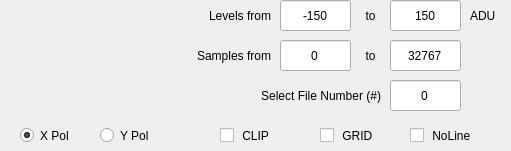
    <widget class="QWidget" name="ctrl_raw" native="true">
     <property name="geometry">
      <rect>
       <x>630</x>
       <y>10</y>
       <width>511</width>
       <height>151</height>
      </rect>
     </property>
     <widget class="QLabel" name="qlabel_level_from_2">
      <property name="geometry">
       <rect>
        <x>180</x>
        <y>0</y>
        <width>91</width>
        <height>31</height>
       </rect>
      </property>
      <property name="text">
       <string>Levels from</string>
      </property>
      <property name="alignment">
       <set>Qt::AlignRight|Qt::AlignTrailing|Qt::AlignVCenter</set>
      </property>
     </widget>
     <widget class="QLineEdit" name="qline_raw_min">
      <property name="geometry">
       <rect>
        <x>280</x>
        <y>0</y>
        <width>71</width>
        <height>31</height>
       </rect>
      </property>
      <property name="text">
       <string>-150</string>
      </property>
      <property name="alignment">
       <set>Qt::AlignCenter</set>
      </property>
     </widget>
     <widget class="QLabel" name="qlabel_level_to_2">
      <property name="geometry">
       <rect>
        <x>350</x>
        <y>0</y>
        <width>41</width>
        <height>31</height>
       </rect>
      </property>
      <property name="text">
       <string>to</string>
      </property>
      <property name="alignment">
       <set>Qt::AlignCenter</set>
      </property>
     </widget>
     <widget class="QLineEdit" name="qline_raw_max">
      <property name="geometry">
       <rect>
        <x>390</x>
        <y>0</y>
        <width>71</width>
        <height>31</height>
       </rect>
      </property>
      <property name="text">
       <string>150</string>
      </property>
      <property name="alignment">
       <set>Qt::AlignCenter</set>
      </property>
     </widget>
     <widget class="QCheckBox" name="qcheck_raw_noline">
      <property name="geometry">
       <rect>
        <x>410</x>
        <y>120</y>
        <width>71</width>
        <height>31</height>
       </rect>
      </property>
      <property name="text">
       <string> NoLine</string>
      </property>
      <property name="checked">
       <bool>false</bool>
      </property>
     </widget>
     <widget class="QCheckBox" name="qcheck_raw_grid">
      <property name="enabled">
       <bool>true</bool>
      </property>
      <property name="geometry">
       <rect>
        <x>320</x>
        <y>120</y>
        <width>61</width>
        <height>31</height>
       </rect>
      </property>
      <property name="text">
       <string> GRID</string>
      </property>
      <property name="checked">
       <bool>false</bool>
      </property>
     </widget>
     <widget class="QRadioButton" name="qradio_raw_x">
      <property name="geometry">
       <rect>
        <x>20</x>
        <y>120</y>
        <width>61</width>
        <height>31</height>
       </rect>
      </property>
      <property name="text">
       <string>X Pol</string>
      </property>
      <property name="checked">
       <bool>true</bool>
      </property>
     </widget>
     <widget class="QRadioButton" name="qradio_raw_y">
      <property name="geometry">
       <rect>
        <x>100</x>
        <y>120</y>
        <width>61</width>
        <height>31</height>
       </rect>
      </property>
      <property name="text">
       <string>Y Pol</string>
      </property>
      <property name="checked">
       <bool>false</bool>
      </property>
     </widget>
     <widget class="QLabel" name="qlabel_level_unit_2">
      <property name="geometry">
       <rect>
        <x>470</x>
        <y>0</y>
        <width>41</width>
        <height>31</height>
       </rect>
      </property>
      <property name="layoutDirection">
       <enum>Qt::LeftToRight</enum>
      </property>
      <property name="text">
       <string>ADU</string>
      </property>
      <property name="alignment">
       <set>Qt::AlignLeading|Qt::AlignLeft|Qt::AlignVCenter</set>
      </property>
     </widget>
     <widget class="QLineEdit" name="qline_raw_stop">
      <property name="geometry">
       <rect>
        <x>390</x>
        <y>40</y>
        <width>71</width>
        <height>31</height>
       </rect>
      </property>
      <property name="text">
       <string>32767</string>
      </property>
      <property name="alignment">
       <set>Qt::AlignCenter</set>
      </property>
     </widget>
     <widget class="QLineEdit" name="qline_raw_start">
      <property name="geometry">
       <rect>
        <x>280</x>
        <y>40</y>
        <width>71</width>
        <height>31</height>
       </rect>
      </property>
      <property name="text">
       <string>0</string>
      </property>
      <property name="alignment">
       <set>Qt::AlignCenter</set>
      </property>
     </widget>
     <widget class="QLabel" name="qlabel_sample_from_3">
      <property name="geometry">
       <rect>
        <x>170</x>
        <y>40</y>
        <width>101</width>
        <height>31</height>
       </rect>
      </property>
      <property name="text">
       <string>Samples from</string>
      </property>
      <property name="alignment">
       <set>Qt::AlignRight|Qt::AlignTrailing|Qt::AlignVCenter</set>
      </property>
     </widget>
     <widget class="QLabel" name="qlabel_sample_to_4">
      <property name="geometry">
       <rect>
        <x>350</x>
        <y>40</y>
        <width>41</width>
        <height>31</height>
       </rect>
      </property>
      <property name="text">
       <string>to</string>
      </property>
      <property name="alignment">
       <set>Qt::AlignCenter</set>
      </property>
     </widget>
     <widget class="QCheckBox" name="qcheck_raw_clip">
      <property name="enabled">
       <bool>true</bool>
      </property>
      <property name="geometry">
       <rect>
        <x>220</x>
        <y>120</y>
        <width>61</width>
        <height>31</height>
       </rect>
      </property>
      <property name="text">
       <string> CLIP</string>
      </property>
      <property name="checked">
       <bool>false</bool>
      </property>
     </widget>
     <widget class="QLabel" name="qlabel_raw_filenum">
      <property name="geometry">
       <rect>
        <x>130</x>
        <y>80</y>
        <width>251</width>
        <height>31</height>
       </rect>
      </property>
      <property name="text">
       <string>Select File Number (#)</string>
      </property>
      <property name="alignment">
       <set>Qt::AlignRight|Qt::AlignTrailing|Qt::AlignVCenter</set>
      </property>
     </widget>
     <widget class="QLineEdit" name="qline_raw_filenum">
      <property name="geometry">
       <rect>
        <x>390</x>
        <y>80</y>
        <width>71</width>
        <height>31</height>
       </rect>
      </property>
      <property name="text">
       <string>0</string>
      </property>
      <property name="alignment">
       <set>Qt::AlignCenter</set>
      </property>
     </widget>
    </widget>
